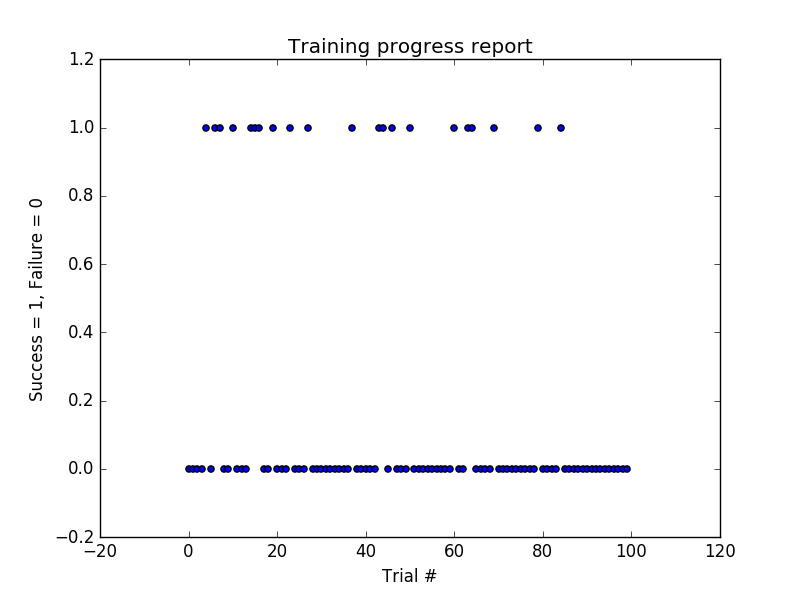

The script that drew this image:
import random
from environment import Agent, Environment
from planner import RoutePlanner
from simulator import Simulator

class LearningAgent(Agent):
    """An agent that learns to drive in the smartcab world."""

    def __init__(self, env):
        super(LearningAgent, self).__init__(env)  # sets self.env = env, state = None, next_waypoint = None, and a default color
        self.color = 'red'  # override color
        self.planner = RoutePlanner(self.env, self)  # simple route planner to get next_waypoint
        # TODO: Initialize any additional variables here
        self.learning_rate = 0.5
        self.discount_factor = 0.5
        self.default_Q = 0
        self.none_count = 0
        self.max_right = 4
        self.max_none = 6
        self.state0 = None
        self.action0 = None
        self.reward0 = None
        self.Q = {}
        self.trials = -1
        self.max_trials = 100
        self.x_trials = range(0,self.max_trials)
        self.y_trials = range(0,self.max_trials)
        for i in ['forward','left','right']:
            for j in ['green','red']:
                for k in self.env.valid_actions:
                    self.Q[(i,j),k] = self.default_Q
    

    def reset(self, destination=None):
        self.planner.route_to(destination)
        # TODO: Prepare for a new trip; reset any variables here, if required
        if (self.state0, self.action0, self.reward0) != (None, None, None):
            oldQ = self.Q[(self.state0,self.action0)]
            self.Q[(self.state0,self.action0)] = oldQ + self.learning_rate*(self.reward0 - oldQ)
        self.none_count = 0
        self.trials = self.trials + 1
        (self.state0, self.action0, self.reward0) = (None, None, None)
        
        
    def update(self, t):
        # Gather inputs
        self.next_waypoint = self.planner.next_waypoint()  # from route planner, also displayed by simulator
        inputs = self.env.sense(self)
        deadline = self.env.get_deadline(self)

        # TODO: Update state
        self.state = (self.next_waypoint, inputs['light'])
        # TODO: Select action according to your policy
        newQ = -9999999999
        action = None
        
        if self.Q[(self.state,None)] == self.Q[(self.state,'left')] == self.Q[(self.state,'right')] == self.Q[(self.state,'forward')]:
            action = random.choice(Environment.valid_actions)
            newQ = self.Q[(self.state,'left')]
        else:      
            for i2 in [None,'left','right','forward']:
                if self.Q[(self.state,i2)] >= newQ:
                    newQ = self.Q[(self.state,i2)]
                    action = i2
        if action == None:
            self.none_count = self.none_count + 1
        else:
            self.none_count = 0
        if action == 'right':
            self.right_count = self.right_count + 1
        else:
            self.right_count = 0
        if self.none_count > self.max_none:
            action = random.choice(Environment.valid_actions)

        # Execute action and get reward
        reward = self.env.act(self, action)


        # TODO: Learn policy based on state, action, reward
        if (self.state0, self.action0, self.reward0) != (None, None, None):
            oldQ = self.Q[(self.state0,self.action0)]
            self.Q[(self.state0,self.action0)] = oldQ + self.learning_rate*(self.reward0 + self.discount_factor*newQ - oldQ)
        (self.state0, self.action0, self.reward0) = (self.state, action, reward)
        if (deadline == 0) & (reward < 10):
            self.y_trials[self.trials] = 0
        else:
            self.y_trials[self.trials] = 1
        print "LearningAgent.update(): deadline = {}, inputs = {}, action = {}, reward = {}".format(deadline, inputs, action, reward)  # [debug]


def run():
    """Run the agent for a finite number of trials."""

    # Set up environment and agent
    e = Environment()  # create environment (also adds some dummy traffic)
    a = e.create_agent(LearningAgent)  # create agent
    e.set_primary_agent(a, enforce_deadline=True)  # set agent to track

    # Now simulate it
    # sim = Simulator(e, update_delay=1.0)  # reduce update_delay to speed up simulation
    sim = Simulator(e, update_delay=0.01)
    sim.run(n_trials=a.max_trials)  # press Esc or close pygame window to quit
    import pylab as pl
    pl.figure()
    pl.scatter(a.x_trials,a.y_trials)
    pl.legend()
    pl.xlabel('Trial #')
    pl.ylabel('Success = 1, Failure = 0')
    pl.title("Training progress report")
    pl.show()


if __name__ == '__main__':
    run()
